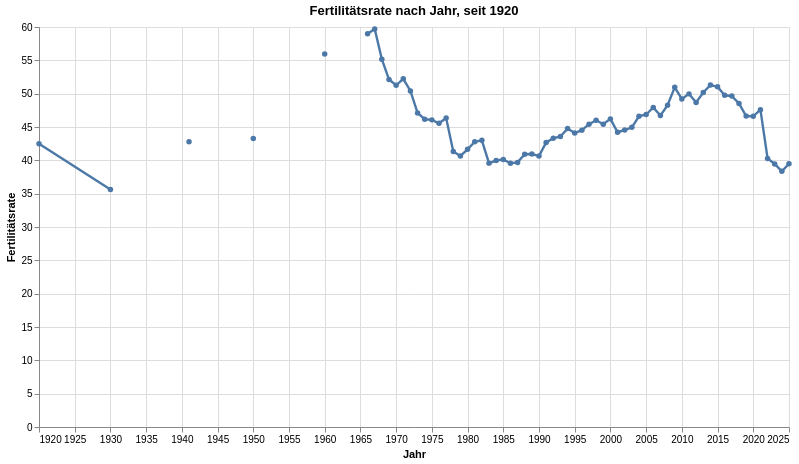

Notebook code cell kept with this figure:
### Code cell
grafik1 = mypy_dv.plot_altair_multiline_highlight(
    data = myAgg1.reset_index()
    ,x = 'StichtagDatJahr'
    ,y = 'mean_Fertilitaetsrate_noDM'
    ,x_beschriftung = 'Jahr'
    , y_beschriftung = 'Fertilitätsrate'
    #,category = "ThemaLang"
    ,category_beschriftung= 'Legende:'
    ,warning_status = "ignore" #always or ignore
    ,myTitle="Fertilitätsrate nach Jahr, seit "+data_min_date
)
grafik1

### Figure 1 — Vega-Lite specification as saved in the notebook (floating-point values rounded to 4 significant figures)
{"config": {"view": {"continuousWidth": 300, "continuousHeight": 300}}, "layer": [{"mark": {"type": "circle"}, "encoding": {"opacity": {"value": 1.3}, "tooltip": [{"field": "StichtagDatJahr", "type": "temporal"}, {"field": "mean_Fertilitaetsrate_noDM", "type": "quantitative"}], "x": {"axis": {"title": "Jahr"}, "field": "StichtagDatJahr", "type": "temporal"}, "y": {"axis": {"title": "Fertilitätsrate"}, "field": "mean_Fertilitaetsrate_noDM", "type": "quantitative"}}, "name": "view_24", "title": "Fertilitätsrate nach Jahr, seit 1920"}, {"mark": {"type": "line"}, "encoding": {"strokeWidth": {"condition": {"test": {"not": {"param": "param_24"}}, "value": 1.2}, "value": 2.4}, "tooltip": [{"field": "StichtagDatJahr", "type": "temporal"}, {"field": "mean_Fertilitaetsrate_noDM", "type": "quantitative"}], "x": {"axis": {"title": "Jahr"}, "field": "StichtagDatJahr", "type": "temporal"}, "y": {"axis": {"title": "Fertilitätsrate"}, "field": "mean_Fertilitaetsrate_noDM", "type": "quantitative"}}, "title": "Fertilitätsrate nach Jahr, seit 1920"}], "data": {"name": "data-8bc20faa77a87ea3dd6db0198ec04153"}, "height": 400, "params": [{"name": "param_24", "select": {"type": "point", "fields": [""], "nearest": true, "on": "pointerover"}, "views": ["view_24"]}], "width": 750, "$schema": "https://vega.github.io/schema/vega-lite/v5.8.0.json", "datasets": {"data-8bc20faa77a87ea3dd6db0198ec04153": [{"StichtagDatJahr": "1920-01-01T00:00:00", "Jahr_nbr": 1920, "sum_AnzGebuWir": 3048, "sum_Frauen15bis49_noDM": 72230.0, "mean_Fertilitaetsrate_noDM": 42.48}, {"StichtagDatJahr": "1930-01-01T00:00:00", "Jahr_nbr": 1930, "sum_AnzGebuWir": 3436, "sum_Frauen15bis49_noDM": 86920.0, "mean_Fertilitaetsrate_noDM": 35.62}, {"StichtagDatJahr": "1934-01-01T00:00:00", "Jahr_nbr": 1934, "sum_AnzGebuWir": 4150, "sum_Frauen15bis49_noDM": 0.0, "mean_Fertilitaetsrate_noDM": null}, {"StichtagDatJahr": "1935-01-01T00:00:00", "Jahr_nbr": 1935, "sum_AnzGebuWir": 4222, "sum_Frauen15bis49_noDM": 0.0, "mean_Fertilitaetsrate_noDM": null}, {"StichtagDatJahr": "1936-01-01T00:00:00", "Jahr_nbr": 1936, "sum_AnzGebuWir": 3949, "sum_Frauen15bis49_noDM": 0.0, "mean_Fertilitaetsrate_noDM": null}, {"StichtagDatJahr": "1937-01-01T00:00:00", "Jahr_nbr": 1937, "sum_AnzGebuWir": 3736, "sum_Frauen15bis49_noDM": 0.0, "mean_Fertilitaetsrate_noDM": null}, {"StichtagDatJahr": "1938-01-01T00:00:00", "Jahr_nbr": 1938, "sum_AnzGebuWir": 3836, "sum_Frauen15bis49_noDM": 0.0, "mean_Fertilitaetsrate_noDM": null}, {"StichtagDatJahr": "1939-01-01T00:00:00", "Jahr_nbr": 1939, "sum_AnzGebuWir": 3808, "sum_Frauen15bis49_noDM": 0.0, "mean_Fertilitaetsrate_noDM": null}, {"StichtagDatJahr": "1940-01-01T00:00:00", "Jahr_nbr": 1940, "sum_AnzGebuWir": 4069, "sum_Frauen15bis49_noDM": 0.0, "mean_Fertilitaetsrate_noDM": null}, {"StichtagDatJahr": "1941-01-01T00:00:00", "Jahr_nbr": 1941, "sum_AnzGebuWir": 4926, "sum_Frauen15bis49_noDM": 109500.0, "mean_Fertilitaetsrate_noDM": 42.8}, {"StichtagDatJahr": "1942-01-01T00:00:00", "Jahr_nbr": 1942, "sum_AnzGebuWir": 5273, "sum_Frauen15bis49_noDM": 0.0, "mean_Fertilitaetsrate_noDM": null}, {"StichtagDatJahr": "1943-01-01T00:00:00", "Jahr_nbr": 1943, "sum_AnzGebuWir": 5547, "sum_Frauen15bis49_noDM": 0.0, "mean_Fertilitaetsrate_noDM": null}, {"StichtagDatJahr": "1944-01-01T00:00:00", "Jahr_nbr": 1944, "sum_AnzGebuWir": 5769, "sum_Frauen15bis49_noDM": 0.0, "mean_Fertilitaetsrate_noDM": null}, {"StichtagDatJahr": "1945-01-01T00:00:00", "Jahr_nbr": 1945, "sum_AnzGebuWir": 6039, "sum_Frauen15bis49_noDM": 0.0, "mean_Fertilitaetsrate_noDM": null}, {"StichtagDatJahr": "1946-01-01T00:00:00", "Jahr_nbr": 1946, "sum_AnzGebuWir": 5937, "sum_Frauen15bis49_noDM": 0.0, "mean_Fertilitaetsrate_noDM": null}, {"StichtagDatJahr": "1947-01-01T00:00:00", "Jahr_nbr": 1947, "sum_AnzGebuWir": 5738, "sum_Frauen15bis49_noDM": 0.0, "mean_Fertilitaetsrate_noDM": null}, {"StichtagDatJahr": "1948-01-01T00:00:00", "Jahr_nbr": 1948, "sum_AnzGebuWir": 5423, "sum_Frauen15bis49_noDM": 0.0, "mean_Fertilitaetsrate_noDM": null}, {"StichtagDatJahr": "1949-01-01T00:00:00", "Jahr_nbr": 1949, "sum_AnzGebuWir": 5322, "sum_Frauen15bis49_noDM": 0.0, "mean_Fertilitaetsrate_noDM": null}, {"StichtagDatJahr": "1950-01-01T00:00:00", "Jahr_nbr": 1950, "sum_AnzGebuWir": 5432, "sum_Frauen15bis49_noDM": 116100.0, "mean_Fertilitaetsrate_noDM": 43.28}, {"StichtagDatJahr": "1951-01-01T00:00:00", "Jahr_nbr": 1951, "sum_AnzGebuWir": 5282, "sum_Frauen15bis49_noDM": 0.0, "mean_Fertilitaetsrate_noDM": null}, {"StichtagDatJahr": "1952-01-01T00:00:00", "Jahr_nbr": 1952, "sum_AnzGebuWir": 5600, "sum_Frauen15bis49_noDM": 0.0, "mean_Fertilitaetsrate_noDM": null}, {"StichtagDatJahr": "1953-01-01T00:00:00", "Jahr_nbr": 1953, "sum_AnzGebuWir": 5698, "sum_Frauen15bis49_noDM": 0.0, "mean_Fertilitaetsrate_noDM": null}, {"StichtagDatJahr": "1954-01-01T00:00:00", "Jahr_nbr": 1954, "sum_AnzGebuWir": 5707, "sum_Frauen15bis49_noDM": 0.0, "mean_Fertilitaetsrate_noDM": null}, {"StichtagDatJahr": "1955-01-01T00:00:00", "Jahr_nbr": 1955, "sum_AnzGebuWir": 5899, "sum_Frauen15bis49_noDM": 0.0, "mean_Fertilitaetsrate_noDM": null}, {"StichtagDatJahr": "1956-01-01T00:00:00", "Jahr_nbr": 1956, "sum_AnzGebuWir": 5818, "sum_Frauen15bis49_noDM": 0.0, "mean_Fertilitaetsrate_noDM": null}, {"StichtagDatJahr": "1957-01-01T00:00:00", "Jahr_nbr": 1957, "sum_AnzGebuWir": 5941, "sum_Frauen15bis49_noDM": 0.0, "mean_Fertilitaetsrate_noDM": null}, {"StichtagDatJahr": "1958-01-01T00:00:00", "Jahr_nbr": 1958, "sum_AnzGebuWir": 6073, "sum_Frauen15bis49_noDM": 0.0, "mean_Fertilitaetsrate_noDM": null}, {"StichtagDatJahr": "1959-01-01T00:00:00", "Jahr_nbr": 1959, "sum_AnzGebuWir": 6132, "sum_Frauen15bis49_noDM": 0.0, "mean_Fertilitaetsrate_noDM": null}, {"StichtagDatJahr": "1960-01-01T00:00:00", "Jahr_nbr": 1960, "sum_AnzGebuWir": 6084, "sum_Frauen15bis49_noDM": 118000.0, "mean_Fertilitaetsrate_noDM": 55.95}, {"StichtagDatJahr": "1961-01-01T00:00:00", "Jahr_nbr": 1961, "sum_AnzGebuWir": 6147, "sum_Frauen15bis49_noDM": 0.0, "mean_Fertilitaetsrate_noDM": null}, {"StichtagDatJahr": "1962-01-01T00:00:00", "Jahr_nbr": 1962, "sum_AnzGebuWir": 6034, "sum_Frauen15bis49_noDM": 0.0, "mean_Fertilitaetsrate_noDM": null}, {"StichtagDatJahr": "1963-01-01T00:00:00", "Jahr_nbr": 1963, "sum_AnzGebuWir": 6002, "sum_Frauen15bis49_noDM": 0.0, "mean_Fertilitaetsrate_noDM": null}, {"StichtagDatJahr": "1964-01-01T00:00:00", "Jahr_nbr": 1964, "sum_AnzGebuWir": 5746, "sum_Frauen15bis49_noDM": 0.0, "mean_Fertilitaetsrate_noDM": null}, {"StichtagDatJahr": "1965-01-01T00:00:00", "Jahr_nbr": 1965, "sum_AnzGebuWir": 5582, "sum_Frauen15bis49_noDM": 0.0, "mean_Fertilitaetsrate_noDM": null}, {"StichtagDatJahr": "1966-01-01T00:00:00", "Jahr_nbr": 1966, "sum_AnzGebuWir": 5248, "sum_Frauen15bis49_noDM": 112500.0, "mean_Fertilitaetsrate_noDM": 58.98}, {"StichtagDatJahr": "1967-01-01T00:00:00", "Jahr_nbr": 1967, "sum_AnzGebuWir": 5093, "sum_Frauen15bis49_noDM": 112100.0, "mean_Fertilitaetsrate_noDM": 59.71}, {"StichtagDatJahr": "1968-01-01T00:00:00", "Jahr_nbr": 1968, "sum_AnzGebuWir": 4777, "sum_Frauen15bis49_noDM": 112500.0, "mean_Fertilitaetsrate_noDM": 55.17}, {"StichtagDatJahr": "1969-01-01T00:00:00", "Jahr_nbr": 1969, "sum_AnzGebuWir": 4343, "sum_Frauen15bis49_noDM": 112300.0, "mean_Fertilitaetsrate_noDM": 52.12}, {"StichtagDatJahr": "1970-01-01T00:00:00", "Jahr_nbr": 1970, "sum_AnzGebuWir": 4150, "sum_Frauen15bis49_noDM": 110000.0, "mean_Fertilitaetsrate_noDM": 51.26}, {"StichtagDatJahr": "1971-01-01T00:00:00", "Jahr_nbr": 1971, "sum_AnzGebuWir": 3874, "sum_Frauen15bis49_noDM": 106700.0, "mean_Fertilitaetsrate_noDM": 52.23}, {"StichtagDatJahr": "1972-01-01T00:00:00", "Jahr_nbr": 1972, "sum_AnzGebuWir": 3687, "sum_Frauen15bis49_noDM": 105200.0, "mean_Fertilitaetsrate_noDM": 50.41}, {"StichtagDatJahr": "1973-01-01T00:00:00", "Jahr_nbr": 1973, "sum_AnzGebuWir": 3365, "sum_Frauen15bis49_noDM": 103000.0, "mean_Fertilitaetsrate_noDM": 47.11}, {"StichtagDatJahr": "1974-01-01T00:00:00", "Jahr_nbr": 1974, "sum_AnzGebuWir": 3220, "sum_Frauen15bis49_noDM": 101500.0, "mean_Fertilitaetsrate_noDM": 46.16}, {"StichtagDatJahr": "1975-01-01T00:00:00", "Jahr_nbr": 1975, "sum_AnzGebuWir": 3028, "sum_Frauen15bis49_noDM": 99260.0, "mean_Fertilitaetsrate_noDM": 46.07}, {"StichtagDatJahr": "1976-01-01T00:00:00", "Jahr_nbr": 1976, "sum_AnzGebuWir": 2880, "sum_Frauen15bis49_noDM": 96820.0, "mean_Fertilitaetsrate_noDM": 45.55}, {"StichtagDatJahr": "1977-01-01T00:00:00", "Jahr_nbr": 1977, "sum_AnzGebuWir": 2871, "sum_Frauen15bis49_noDM": 95720.0, "mean_Fertilitaetsrate_noDM": 46.35}, {"StichtagDatJahr": "1978-01-01T00:00:00", "Jahr_nbr": 1978, "sum_AnzGebuWir": 2882, "sum_Frauen15bis49_noDM": 95240.0, "mean_Fertilitaetsrate_noDM": 41.34}, {"StichtagDatJahr": "1979-01-01T00:00:00", "Jahr_nbr": 1979, "sum_AnzGebuWir": 2893, "sum_Frauen15bis49_noDM": 94770.0, "mean_Fertilitaetsrate_noDM": 40.66}, {"StichtagDatJahr": "1980-01-01T00:00:00", "Jahr_nbr": 1980, "sum_AnzGebuWir": 2953, "sum_Frauen15bis49_noDM": 93040.0, "mean_Fertilitaetsrate_noDM": 41.65}, {"StichtagDatJahr": "1981-01-01T00:00:00", "Jahr_nbr": 1981, "sum_AnzGebuWir": 2989, "sum_Frauen15bis49_noDM": 92470.0, "mean_Fertilitaetsrate_noDM": 42.79}, {"StichtagDatJahr": "1982-01-01T00:00:00", "Jahr_nbr": 1982, "sum_AnzGebuWir": 3076, "sum_Frauen15bis49_noDM": 93160.0, "mean_Fertilitaetsrate_noDM": 43.0}, {"StichtagDatJahr": "1983-01-01T00:00:00", "Jahr_nbr": 1983, "sum_AnzGebuWir": 2994, "sum_Frauen15bis49_noDM": 92330.0, "mean_Fertilitaetsrate_noDM": 39.58}, {"StichtagDatJahr": "1984-01-01T00:00:00", "Jahr_nbr": 1984, "sum_AnzGebuWir": 2984, "sum_Frauen15bis49_noDM": 92110.0, "mean_Fertilitaetsrate_noDM": 39.97}, {"StichtagDatJahr": "1985-01-01T00:00:00", "Jahr_nbr": 1985, "sum_AnzGebuWir": 2953, "sum_Frauen15bis49_noDM": 91200.0, "mean_Fertilitaetsrate_noDM": 40.12}, {"StichtagDatJahr": "1986-01-01T00:00:00", "Jahr_nbr": 1986, "sum_AnzGebuWir": 2986, "sum_Frauen15bis49_noDM": 91700.0, "mean_Fertilitaetsrate_noDM": 39.56}, {"StichtagDatJahr": "1987-01-01T00:00:00", "Jahr_nbr": 1987, "sum_AnzGebuWir": 2942, "sum_Frauen15bis49_noDM": 91780.0, "mean_Fertilitaetsrate_noDM": 39.69}, {"StichtagDatJahr": "1988-01-01T00:00:00", "Jahr_nbr": 1988, "sum_AnzGebuWir": 3036, "sum_Frauen15bis49_noDM": 91540.0, "mean_Fertilitaetsrate_noDM": 40.91}, {"StichtagDatJahr": "1989-01-01T00:00:00", "Jahr_nbr": 1989, "sum_AnzGebuWir": 3044, "sum_Frauen15bis49_noDM": 90880.0, "mean_Fertilitaetsrate_noDM": 40.94}, {"StichtagDatJahr": "1990-01-01T00:00:00", "Jahr_nbr": 1990, "sum_AnzGebuWir": 3046, "sum_Frauen15bis49_noDM": 90910.0, "mean_Fertilitaetsrate_noDM": 40.64}, {"StichtagDatJahr": "1991-01-01T00:00:00", "Jahr_nbr": 1991, "sum_AnzGebuWir": 3342, "sum_Frauen15bis49_noDM": 92110.0, "mean_Fertilitaetsrate_noDM": 42.69}, {"StichtagDatJahr": "1992-01-01T00:00:00", "Jahr_nbr": 1992, "sum_AnzGebuWir": 3406, "sum_Frauen15bis49_noDM": 91920.0, "mean_Fertilitaetsrate_noDM": 43.31}, {"StichtagDatJahr": "1993-01-01T00:00:00", "Jahr_nbr": 1993, "sum_AnzGebuWir": 3400, "sum_Frauen15bis49_noDM": 91520.0, "mean_Fertilitaetsrate_noDM": 43.57}, {"StichtagDatJahr": "1994-01-01T00:00:00", "Jahr_nbr": 1994, "sum_AnzGebuWir": 3483, "sum_Frauen15bis49_noDM": 91280.0, "mean_Fertilitaetsrate_noDM": 44.76}, {"StichtagDatJahr": "1995-01-01T00:00:00", "Jahr_nbr": 1995, "sum_AnzGebuWir": 3419, "sum_Frauen15bis49_noDM": 91500.0, "mean_Fertilitaetsrate_noDM": 44.09}, {"StichtagDatJahr": "1996-01-01T00:00:00", "Jahr_nbr": 1996, "sum_AnzGebuWir": 3430, "sum_Frauen15bis49_noDM": 91200.0, "mean_Fertilitaetsrate_noDM": 44.53}, {"StichtagDatJahr": "1997-01-01T00:00:00", "Jahr_nbr": 1997, "sum_AnzGebuWir": 3459, "sum_Frauen15bis49_noDM": 91200.0, "mean_Fertilitaetsrate_noDM": 45.42}, {"StichtagDatJahr": "1998-01-01T00:00:00", "Jahr_nbr": 1998, "sum_AnzGebuWir": 3455, "sum_Frauen15bis49_noDM": 91820.0, "mean_Fertilitaetsrate_noDM": 46.01}, {"StichtagDatJahr": "1999-01-01T00:00:00", "Jahr_nbr": 1999, "sum_AnzGebuWir": 3489, "sum_Frauen15bis49_noDM": 92990.0, "mean_Fertilitaetsrate_noDM": 45.42}, {"StichtagDatJahr": "2000-01-01T00:00:00", "Jahr_nbr": 2000, "sum_AnzGebuWir": 3577, "sum_Frauen15bis49_noDM": 93900.0, "mean_Fertilitaetsrate_noDM": 46.22}, {"StichtagDatJahr": "2001-01-01T00:00:00", "Jahr_nbr": 2001, "sum_AnzGebuWir": 3472, "sum_Frauen15bis49_noDM": 94650.0, "mean_Fertilitaetsrate_noDM": 44.22}, {"StichtagDatJahr": "2002-01-01T00:00:00", "Jahr_nbr": 2002, "sum_AnzGebuWir": 3553, "sum_Frauen15bis49_noDM": 95730.0, "mean_Fertilitaetsrate_noDM": 44.55}, {"StichtagDatJahr": "2003-01-01T00:00:00", "Jahr_nbr": 2003, "sum_AnzGebuWir": 3629, "sum_Frauen15bis49_noDM": 95970.0, "mean_Fertilitaetsrate_noDM": 44.95}, {"StichtagDatJahr": "2004-01-01T00:00:00", "Jahr_nbr": 2004, "sum_AnzGebuWir": 3791, "sum_Frauen15bis49_noDM": 96280.0, "mean_Fertilitaetsrate_noDM": 46.6}, {"StichtagDatJahr": "2005-01-01T00:00:00", "Jahr_nbr": 2005, "sum_AnzGebuWir": 3895, "sum_Frauen15bis49_noDM": 96980.0, "mean_Fertilitaetsrate_noDM": 46.87}, {"StichtagDatJahr": "2006-01-01T00:00:00", "Jahr_nbr": 2006, "sum_AnzGebuWir": 4029, "sum_Frauen15bis49_noDM": 98390.0, "mean_Fertilitaetsrate_noDM": 47.93}, {"StichtagDatJahr": "2007-01-01T00:00:00", "Jahr_nbr": 2007, "sum_AnzGebuWir": 4119, "sum_Frauen15bis49_noDM": 101300.0, "mean_Fertilitaetsrate_noDM": 46.71}, {"StichtagDatJahr": "2008-01-01T00:00:00", "Jahr_nbr": 2008, "sum_AnzGebuWir": 4349, "sum_Frauen15bis49_noDM": 102500.0, "mean_Fertilitaetsrate_noDM": 48.28}, {"StichtagDatJahr": "2009-01-01T00:00:00", "Jahr_nbr": 2009, "sum_AnzGebuWir": 4639, "sum_Frauen15bis49_noDM": 103300.0, "mean_Fertilitaetsrate_noDM": 50.95}, {"StichtagDatJahr": "2010-01-01T00:00:00", "Jahr_nbr": 2010, "sum_AnzGebuWir": 4588, "sum_Frauen15bis49_noDM": 104100.0, "mean_Fertilitaetsrate_noDM": 49.21}, {"StichtagDatJahr": "2011-01-01T00:00:00", "Jahr_nbr": 2011, "sum_AnzGebuWir": 4760, "sum_Frauen15bis49_noDM": 105500.0, "mean_Fertilitaetsrate_noDM": 49.97}, {"StichtagDatJahr": "2012-01-01T00:00:00", "Jahr_nbr": 2012, "sum_AnzGebuWir": 4678, "sum_Frauen15bis49_noDM": 106600.0, "mean_Fertilitaetsrate_noDM": 48.69}, {"StichtagDatJahr": "2013-01-01T00:00:00", "Jahr_nbr": 2013, "sum_AnzGebuWir": 4920, "sum_Frauen15bis49_noDM": 108100.0, "mean_Fertilitaetsrate_noDM": 50.18}, {"StichtagDatJahr": "2014-01-01T00:00:00", "Jahr_nbr": 2014, "sum_AnzGebuWir": 5145, "sum_Frauen15bis49_noDM": 109900.0, "mean_Fertilitaetsrate_noDM": 51.3}, {"StichtagDatJahr": "2015-01-01T00:00:00", "Jahr_nbr": 2015, "sum_AnzGebuWir": 5191, "sum_Frauen15bis49_noDM": 111200.0, "mean_Fertilitaetsrate_noDM": 51.03}, {"StichtagDatJahr": "2016-01-01T00:00:00", "Jahr_nbr": 2016, "sum_AnzGebuWir": 5176, "sum_Frauen15bis49_noDM": 112500.0, "mean_Fertilitaetsrate_noDM": 49.76}, {"StichtagDatJahr": "2017-01-01T00:00:00", "Jahr_nbr": 2017, "sum_AnzGebuWir": 5240, "sum_Frauen15bis49_noDM": 114600.0, "mean_Fertilitaetsrate_noDM": 49.64}, {"StichtagDatJahr": "2018-01-01T00:00:00", "Jahr_nbr": 2018, "sum_AnzGebuWir": 5212, "sum_Frauen15bis49_noDM": 116000.0, "mean_Fertilitaetsrate_noDM": 48.54}, {"StichtagDatJahr": "2019-01-01T00:00:00", "Jahr_nbr": 2019, "sum_AnzGebuWir": 5134, "sum_Frauen15bis49_noDM": 117700.0, "mean_Fertilitaetsrate_noDM": 46.65}, {"StichtagDatJahr": "2020-01-01T00:00:00", "Jahr_nbr": 2020, "sum_AnzGebuWir": 5133, "sum_Frauen15bis49_noDM": 117700.0, "mean_Fertilitaetsrate_noDM": 46.61}, {"StichtagDatJahr": "2021-01-01T00:00:00", "Jahr_nbr": 2021, "sum_AnzGebuWir": 5261, "sum_Frauen15bis49_noDM": 118200.0, "mean_Fertilitaetsrate_noDM": 47.6}, {"StichtagDatJahr": "2022-01-01T00:00:00", "Jahr_nbr": 2022, "sum_AnzGebuWir": 4538, "sum_Frauen15bis49_noDM": 120600.0, "mean_Fertilitaetsrate_noDM": 40.29}, {"StichtagDatJahr": "2023-01-01T00:00:00", "Jahr_nbr": 2023, "sum_AnzGebuWir": 4475, "sum_Frauen15bis49_noDM": 121800.0, "mean_Fertilitaetsrate_noDM": 39.45}, {"StichtagDatJahr": "2024-01-01T00:00:00", "Jahr_nbr": 2024, "sum_AnzGebuWir": 4345, "sum_Frauen15bis49_noDM": 122300.0, "mean_Fertilitaetsrate_noDM": 38.35}, {"StichtagDatJahr": "2025-01-01T00:00:00", "Jahr_nbr": 2025, "sum_AnzGebuWir": 4535, "sum_Frauen15bis49_noDM": 123500.0, "mean_Fertilitaetsrate_noDM": 39.49}]}}
